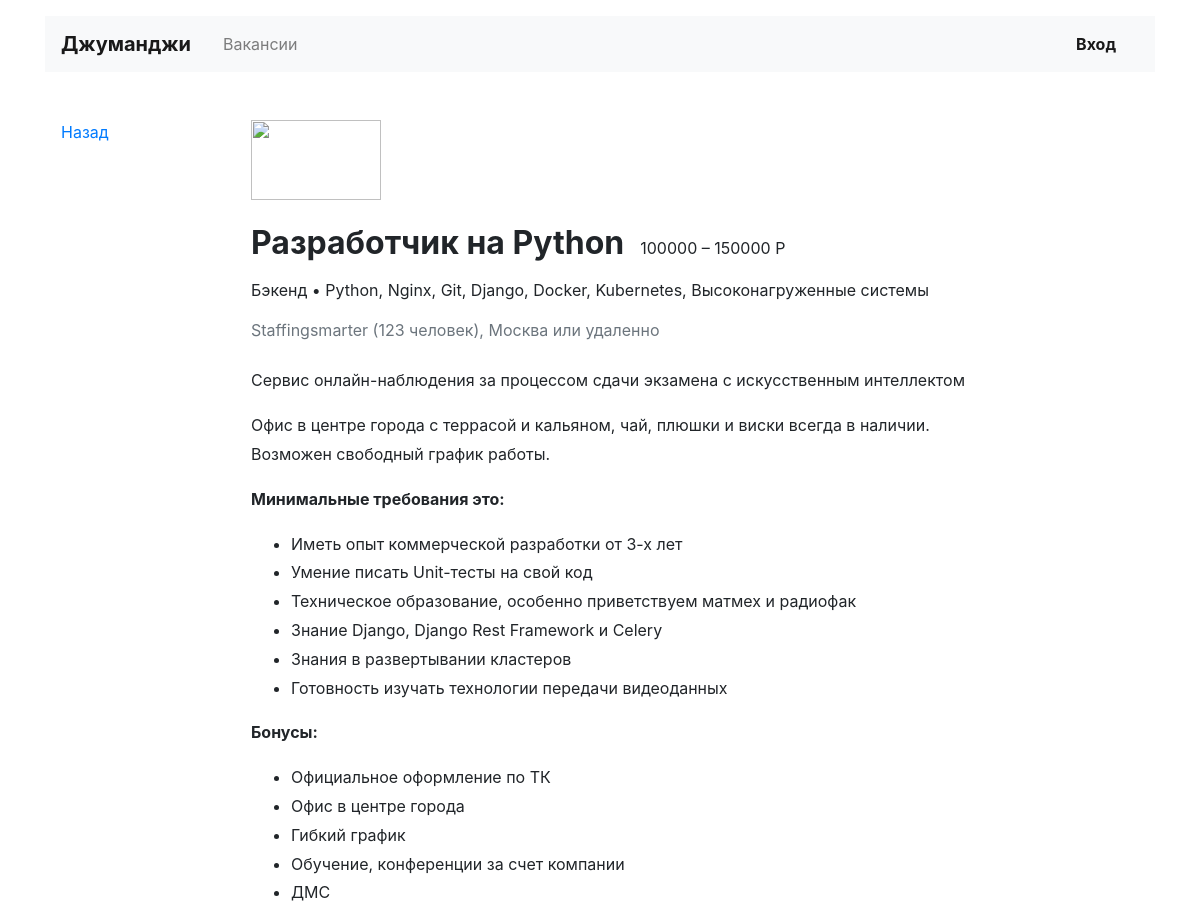
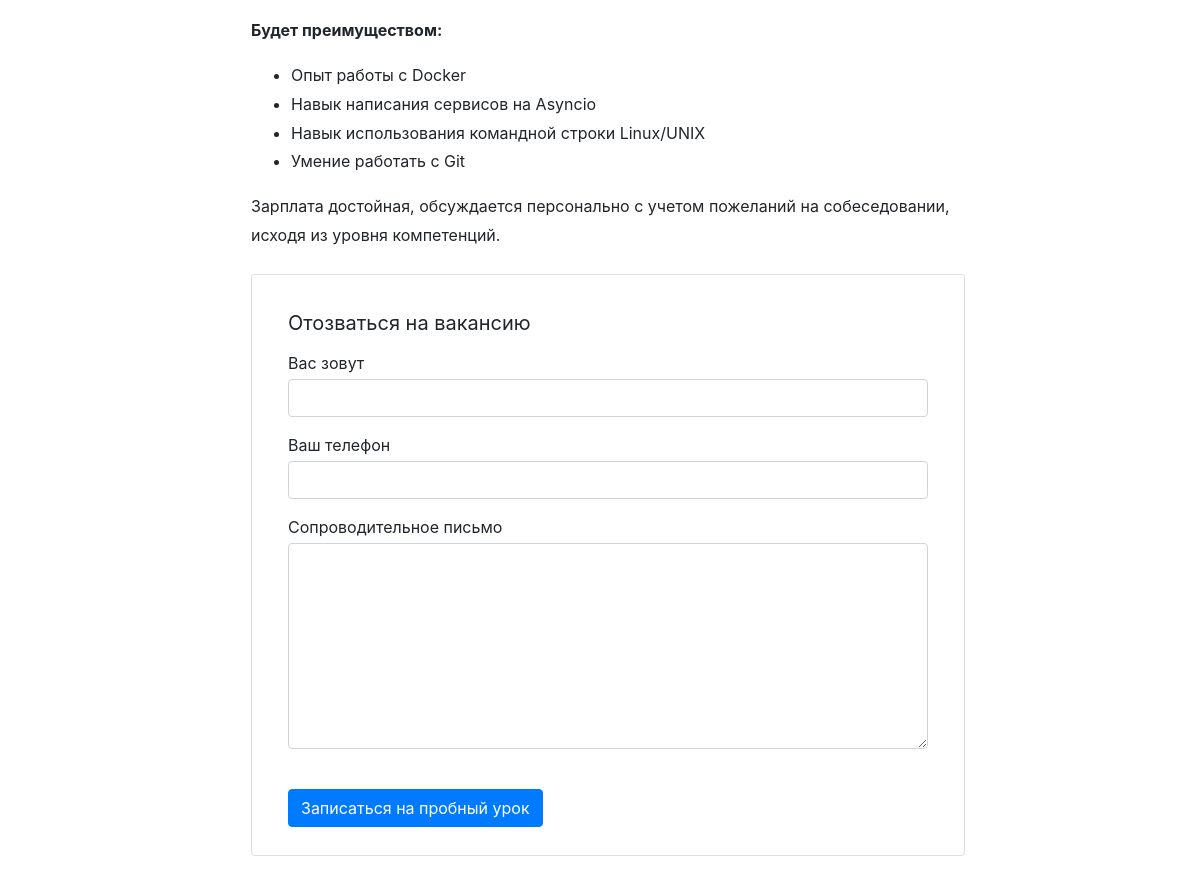
Screenshot of /vacancies/1 with the database file from the repository (2 pictures, top to bottom).
### vacancies/models.py (models this page shows)
class Vacancy(models.Model):
    title = models.CharField(max_length=64)
    specialty = models.ForeignKey(Specialty, on_delete=models.CASCADE, related_name="vacancies")
    company = models.ForeignKey(Company, on_delete=models.CASCADE, related_name="vacancies")
    skills = models.CharField(max_length=64)
    description = models.TextField()
    salary_min = models.IntegerField()
    salary_max = models.IntegerField()
    published_at = models.DateField()

class Specialty(models.Model):
    code = models.CharField(max_length=64)
    title = models.CharField(max_length=64)
    picture = models.URLField(default='https://place-hold.it/100x60')

class Company(models.Model):
    name = models.CharField(max_length=64)
    location = models.CharField(max_length=64)
    logo = models.URLField(default='https://place-hold.it/100x60')
    description = models.TextField()
    employee_count = models.IntegerField()

### vacancies/views.py (the view)
# urls.py: path('vacancies/<int:vacansy_id>', views.VacancyView.as_view()),
class VacancyView(TemplateView):
    template_name = 'vacancy.html'
    def get_context_data(self, vacansy_id, **kwargs):
        vacansy = get_object_or_404(Vacancy, id=vacansy_id)
        return {
            'vacansy': vacansy,
        }

### vacancies/templates/vacancy.html
{% extends 'base.html' %}
{% block content %}
  <main class="container mt-3 pb-5">
    <div class="row mt-5">
      <div class="col-12 col-lg-2">
        <div class="pl-3 mb-5">
          <p><a href="#">Назад</a></p>
        </div>
      </div>
      <div class="col-12 col-lg-8">
        <section class="pl-3">
          <a href="#"><img src="https://place-hold.it/130x80" width="130" height="80" alt=""></a>
          <div class="d-flex align-items-baseline align-content-baseline">
            <h1 class="h2 mt-4 font-weight-bold" >{{ vacansy.title }}</h1>
            <p class="m-0 pl-3">{{ vacansy.salary_min }} – {{ vacansy.salary_max }} Р</p>
          </div>
          <p class="mt-2">{{ vacansy.specialty.title }} • {{ vacansy.skills }}</p>
          <p class="text-muted mb-4">{{ vacansy.company.name|capfirst }} ({{ vacansy.company.employee_count }} человек), {{ vacansy.company.location }} или удаленно</p>
          <div style="line-height: 1.8;">
            <p>{{ vacansy.company.description }}</p>
              {{ vacansy.description|safe }}
          </div>
          <form action="/echo" class="card mt-4 mb-3" enctype="multipart/form-data">
            <div class="card-body mx-3">
              <p class="h5 mt-3 font-weight-normal">Отозваться на вакансию</p>
              <div class="form-group">
                <label class="mb-1 mt-2" for="userName">Вас зовут</label>
                <input class="form-control" type="text" placeholder="" id="userName">
              </div>
              <div class="form-group">
                <label class="mb-1" for="userPhone">Ваш телефон</label>
                <input class="form-control" type="tel" placeholder="" id="userPhone">
              </div>
              <div class="form-group">
                <label class="mb-1" for="userMsg" >Сопроводительное письмо</label>
                <textarea class="form-control" rows="8" id="userMsg"></textarea>
              </div>
              <input type="submit" class="btn btn-primary mt-4 mb-2" value="Записаться на пробный урок">
            </div>
          </form>
        </section>
      </div>
    </div>
  </main>
{% endblock %}

### vacancies/templates/base.html (shortened to what this page needs)
<!DOCTYPE html>
<html lang="ru">
<head>
  <link rel="stylesheet" href="https://stackpath.bootstrapcdn.com/bootstrap/4.3.1/css/bootstrap.min.css">
</head>
<body>
  <header class="container mt-3">
    <nav class="navbar navbar-expand-lg navbar-light bg-light">
      <a class="navbar-brand mr-4 font-weight-bold" href="/..">Джуманджи</a>
      <div class="collapse navbar-collapse justify-content-between" id="navbarNav">
        <ul class="navbar-nav col-10">
          <li class="nav-item">
            <a class="nav-link" href="/vacancies/">Вакансии</a>
          </li>
        </ul>
        <ul class="navbar-nav col-2 justify-content-end">
          <li class="nav-item active">
            <a href="#" class="nav-link font-weight-bold">Вход</a>
          </li>
        </ul>
      </div>
    </nav>
  </header>
{% block content %}
{% endblock %}
</body>
</html>

### rows the page displays
Vacancy: title "Разработчик на Python", salary_min "100000", salary_max "150000", specialty "Бэкенд", skills "Python, Nginx, Git, Django, Docker, Kubernetes, Высоконагруженные системы", company.name "Staffingsmarter", company.employee_count "123", company.location "Москва", company.description "Сервис онлайн-наблюдения за процессом сдачи экзамена с искусственным интеллектом", description "Офис в центре города с террасой и кальяном, чай, плюшки и виски всегда в наличии. Возможен свободный график работы. Минимальные требования это: Иметь опыт коммерческой разработки от 3-х лет Умение писать Unit-тесты на свой код Техническое образование, особенно приветствуем матмех и радиофак Знание Django, Django Rest Framework и Celery Знания в развертывании кластеров Готовность изучать технологии передачи видеоданных Бонусы: Официальное оформление по ТК Офис в центре города Гибкий график Обучение, конференции за счет компании ДМС Будет преимуществом: Опыт работы с Docker Навык написания сервисов на Asyncio Навык использования командной строки Linux/UNIX Умение работать с Git Зарплата…"
